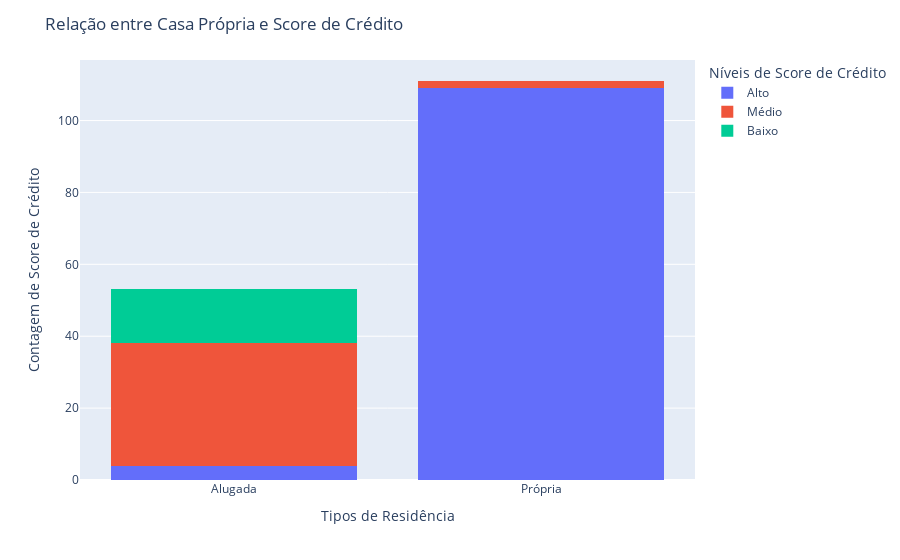

Here is the notebook cell this chart was saved with:
### Markdown cell above
##### Análise 5:

### Code cell
fig = px.histogram(df, x='Tipo_Residencia', color='Score_Credito', barmode='stack')
fig.update_layout(title='Relação entre Casa Própria e Score de Crédito',
                  xaxis_title='Tipos de Residência',
                  yaxis_title='Contagem de Score de Crédito',
                  legend_title='Níveis de Score de Crédito')
fig.show()

### Figure 1 — Plotly figure (JSON) as saved in the notebook; plotly's stock layout.template omitted (floating-point values rounded to 4 significant figures)
{"data": [{"alignmentgroup": "True", "bingroup": "x", "hovertemplate": "Score_Credito=Alto<br>Tipo_Residencia=%{x}<br>count=%{y}<extra></extra>", "legendgroup": "Alto", "marker": {"color": "#636efa", "pattern": {"shape": ""}}, "name": "Alto", "offsetgroup": "Alto", "orientation": "v", "showlegend": true, "type": "histogram", "x": ["Alugada", "Própria", "Própria", "Própria", "Própria", "Própria", "Própria", "Própria", "Própria", "Própria", "Própria", "Própria", "Própria", "Própria", "Própria", "Própria", "Própria", "Própria", "Própria", "Própria", "Própria", "Própria", "Própria", "Própria", "Própria", "Própria", "Própria", "Própria", "Própria", "Própria", "Própria", "Própria", "Própria", "Própria", "Própria", "Própria", "Própria", "Própria", "Própria", "Própria", "Própria", "Própria", "Própria", "Própria", "Própria", "Própria", "Própria", "Própria", "Própria", "Própria", "Própria", "Própria", "Própria", "Própria", "Própria", "Própria", "Própria", "Própria", "Própria", "Própria", "Própria", "Própria", "Própria", "Própria", "Própria", "Própria", "Própria", "Própria", "Própria", "Própria", "Própria", "Própria", "Própria", "Própria", "Própria", "Própria", "Própria", "Própria", "Própria", "Própria", "Própria", "Própria", "Própria", "Própria", "Própria", "Própria", "Própria", "Própria", "Própria", "Própria", "Alugada", "Alugada", "Alugada", "Própria", "Própria", "Própria", "Própria", "Própria", "Própria", "Própria", "Própria", "Própria", "Própria", "Própria", "Própria", "Própria", "Própria", "Própria", "Própria", "Própria", "Própria", "Própria", "Própria"], "xaxis": "x", "yaxis": "y"}, {"alignmentgroup": "True", "bingroup": "x", "hovertemplate": "Score_Credito=Médio<br>Tipo_Residencia=%{x}<br>count=%{y}<extra></extra>", "legendgroup": "Médio", "marker": {"color": "#EF553B", "pattern": {"shape": ""}}, "name": "Médio", "offsetgroup": "Médio", "orientation": "v", "showlegend": true, "type": "histogram", "x": ["Alugada", "Alugada", "Alugada", "Alugada", "Alugada", "Alugada", "Alugada", "Alugada", "Alugada", "Alugada", "Alugada", "Alugada", "Alugada", "Alugada", "Alugada", "Alugada", "Alugada", "Alugada", "Alugada", "Alugada", "Alugada", "Alugada", "Alugada", "Alugada", "Alugada", "Alugada", "Alugada", "Alugada", "Própria", "Própria", "Alugada", "Alugada", "Alugada", "Alugada", "Alugada", "Alugada"], "xaxis": "x", "yaxis": "y"}, {"alignmentgroup": "True", "bingroup": "x", "hovertemplate": "Score_Credito=Baixo<br>Tipo_Residencia=%{x}<br>count=%{y}<extra></extra>", "legendgroup": "Baixo", "marker": {"color": "#00cc96", "pattern": {"shape": ""}}, "name": "Baixo", "offsetgroup": "Baixo", "orientation": "v", "showlegend": true, "type": "histogram", "x": ["Alugada", "Alugada", "Alugada", "Alugada", "Alugada", "Alugada", "Alugada", "Alugada", "Alugada", "Alugada", "Alugada", "Alugada", "Alugada", "Alugada", "Alugada"], "xaxis": "x", "yaxis": "y"}], "layout": {"barmode": "stack", "legend": {"title": {"text": "Níveis de Score de Crédito"}, "tracegroupgap": 0}, "margin": {"t": 60}, "title": {"text": "Relação entre Casa Própria e Score de Crédito"}, "xaxis": {"anchor": "y", "domain": [0, 1], "title": {"text": "Tipos de Residência"}}, "yaxis": {"anchor": "x", "domain": [0, 1], "title": {"text": "Contagem de Score de Crédito"}}}}
